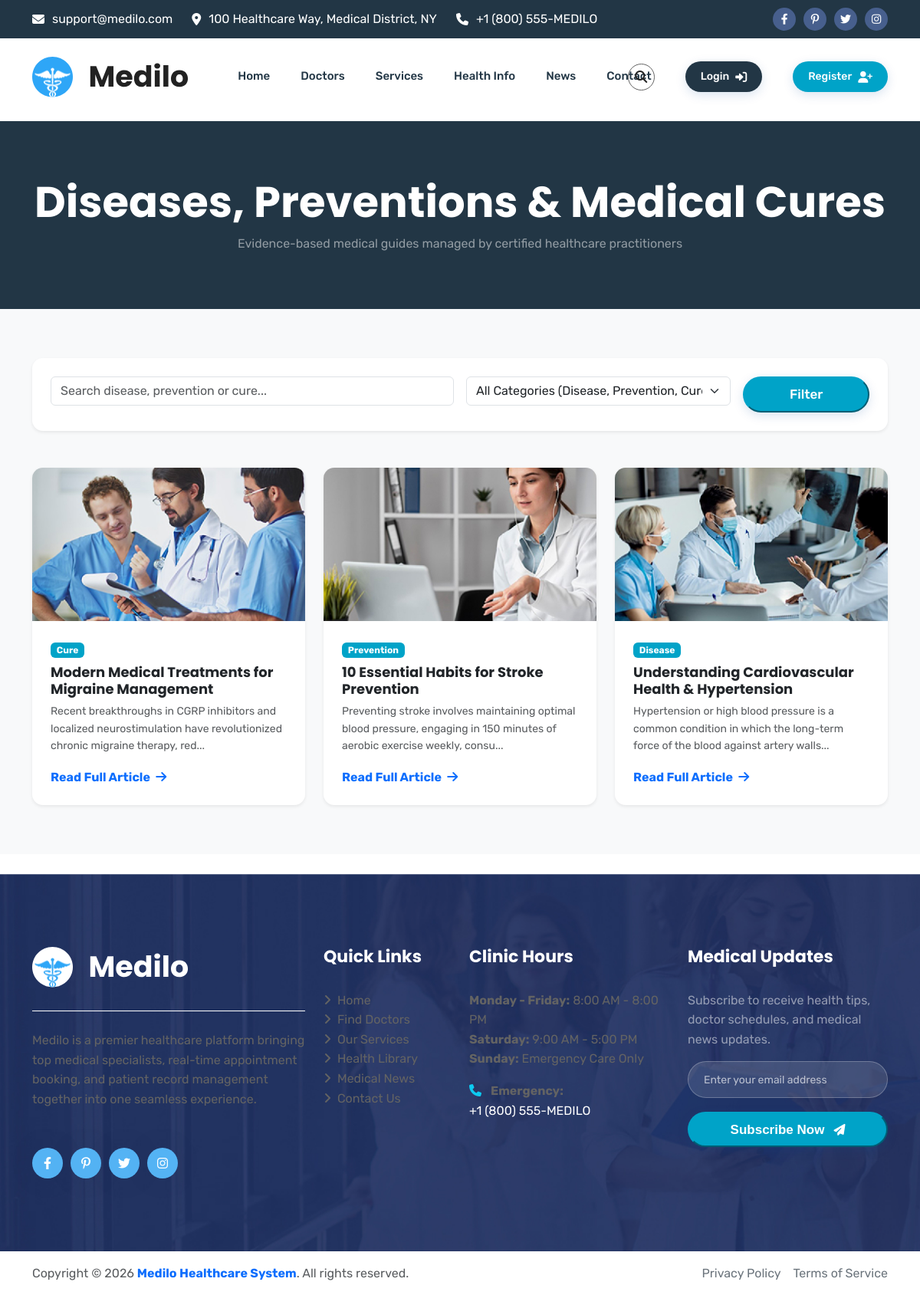
The app's page /frontend/health_info.php with its own data.
### tables this page shows
CREATE TABLE `health_info` (
  `id` INT AUTO_INCREMENT PRIMARY KEY,
  `title` VARCHAR(255) NOT NULL,
  `category` ENUM('Disease', 'Prevention', 'Cure') NOT NULL,
  `content` LONGTEXT NOT NULL,
  `thumbnail` VARCHAR(255) DEFAULT 'assets/img/post_1.jpeg',
  `created_at` DATETIME DEFAULT CURRENT_TIMESTAMP
);

### config/config.php (called while the page is built, shortened)
<?php
function sanitize_input($data) {
    $data = trim($data);
    $data = stripslashes($data);
    $data = htmlspecialchars($data, ENT_QUOTES, 'UTF-8');
    return $data;
}

### config/db.php (called while the page is built, shortened)
<?php
require_once __DIR__ . '/config.php';
class Database {
    private static $instance = null;
    private $pdo;
    private function __construct() {
        try {
            $options = [
                PDO::ATTR_ERRMODE => PDO::ERRMODE_EXCEPTION,
                PDO::ATTR_DEFAULT_FETCH_MODE => PDO::FETCH_ASSOC,
                PDO::ATTR_EMULATE_PREPARES => false,
            ];
            $dsn = "mysql:host=" . DB_HOST . ";dbname=" . DB_NAME . ";charset=utf8mb4";
            $this->pdo = new PDO($dsn, DB_USER, DB_PASS, $options);
            $this->checkAndInitializeSchema();
        } catch (PDOException $e) {
            die("Database Connection Error: " . $e->getMessage());
        }
    }
    public static function getInstance() {
        if (self::$instance === null) {
            self::$instance = new Database();
        }
        return self::$instance;
    }
    public function query($sql, $params = []) {
        try {
            $stmt = $this->pdo->prepare($sql);
            $stmt->execute($params);
            return $stmt;
        } catch (PDOException $e) {
            error_log("Database Query Error: " . $e->getMessage() . " | SQL: " . $sql);
            throw new Exception("Database operation failed: " . $e->getMessage());
        }
    }
    private function checkAndInitializeSchema() {
        try {
            $stmt = $this->pdo->query("SHOW TABLES LIKE 'users'");
        } catch (Exception $e) {
            error_log("Schema initialization error: " . $e->getMessage());
        }
    }
}
function fetchAll($sql, $params = []) {
    return Database::getInstance()->query($sql, $params)->fetchAll();
}

### frontend/health_info.php (the view, shortened to what this page needs)
<?php
require_once __DIR__ . '/../config/db.php';
$search = sanitize_input($_GET['search'] ?? '');
$sql = "SELECT * FROM health_info WHERE 1=1";
$params = [];
$sql .= " ORDER BY id DESC";
$health_info_list = fetchAll($sql, $params);
include_once __DIR__ . '/../includes/header.php';
?>
<section class="py-5 cs_blue_bg text-white">
    <div class="container text-center py-4">
        <h1 class="text-white mb-2">Diseases, Preventions & Medical Cures</h1>
        <p class="text-white-50 mb-0">Evidence-based medical guides managed by certified healthcare practitioners</p>
    </div>
</section>
<section class="py-5 bg-light">
    <div class="container py-3">
        <?php if (isset($item) && $item): ?>
            <div class="row justify-content-center">
                <div class="col-lg-8">
                    <div class="card border-0 shadow-lg rounded-3 p-4 mb-4">
                        <span class="badge bg-primary w-auto align-self-start mb-3"><?php echo htmlspecialchars($item['category']); ?></span>
                        <h2 class="mb-3 text-primary"><?php echo htmlspecialchars($item['title']); ?></h2>
                        <img src="<?php echo APP_URL . '/' . htmlspecialchars($item['thumbnail']); ?>" class="img-fluid rounded-3 mb-4 object-fit-cover" style="max-height: 350px; width: 100%;" alt="<?php echo htmlspecialchars($item['title']); ?>">
                        <div class="text-muted leading-relaxed fs-6">
                            <?php echo nl2br(htmlspecialchars($item['content'])); ?>
                        </div>
                        <div class="mt-4 pt-3 border-top">
                            <a href="<?php echo APP_URL; ?>/frontend/health_info.php" class="btn btn-outline-primary"><i class="fa-solid fa-arrow-left me-1"></i> Back to Directory</a>
                        </div>
                    </div>
                </div>
            </div>
        <?php else: ?>
            <div class="card border-0 shadow-sm p-4 mb-5 rounded-3">
                <form action="<?php echo APP_URL; ?>/frontend/health_info.php" method="GET" class="row g-3">
                    <div class="col-md-6">
                        <input type="text" name="search" class="form-control" placeholder="Search disease, prevention or cure..." value="<?php echo htmlspecialchars($search); ?>">
                    </div>
                    <div class="col-md-4">
                        <select name="category" class="form-select">
                            <option value="">All Categories (Disease, Prevention, Cure)</option>
                        </select>
                    </div>
                    <div class="col-md-2">
                        <button type="submit" class="cs_btn cs_style_1 cs_color_1 w-100 py-2">Filter</button>
                    </div>
                </form>
            </div>
            <div class="row gy-4">
                <?php foreach ($health_info_list as $info): ?>
                    <div class="col-lg-4 col-md-6">
                        <div class="card border-0 shadow-sm h-100 rounded-3 overflow-hidden">
                            <img src="<?php echo APP_URL . '/' . htmlspecialchars($info['thumbnail']); ?>" class="card-img-top object-fit-cover" style="height: 200px;" alt="<?php echo htmlspecialchars($info['title']); ?>">
                            <div class="card-body p-4 d-flex flex-column justify-content-between">
                                <div>
                                    <span class="badge bg-info text-dark mb-2"><?php echo htmlspecialchars($info['category']); ?></span>
                                    <h5 class="card-title"><?php echo htmlspecialchars($info['title']); ?></h5>
                                    <p class="text-muted small mb-3"><?php echo htmlspecialchars(substr(strip_tags($info['content']), 0, 120)); ?>...</p>
                                </div>
                                <a href="<?php echo APP_URL; ?>/frontend/health_info.php?id=<?php echo $info['id']; ?>" class="fw-bold text-primary text-decoration-none">
                                    Read Full Article <i class="fa-solid fa-arrow-right ms-1"></i>
                                </a>
                            </div>
                        </div>
                    </div>
                <?php endforeach; ?>
            </div>
        <?php endif; ?>
    </div>
</section>
<?php include_once __DIR__ . '/../includes/footer.php'; ?>

### includes/header.php (style rules this page uses)
.card, .cs_card, .cs_iconbox { transition: transform 0.3s cubic-bezier(0.4, 0, 0.2, 1), box-shadow 0.3s cubic-bezier(0.4, 0, 0.2, 1) !important; border-radius: 14px !important; }
.cs_btn { transition: all 0.3s cubic-bezier(0.4, 0, 0.2, 1) !important; box-shadow: 0 4px 14px rgba(0, 77, 153, 0.15); }

### records on screen
health_info: thumbnail (picture), category "Cure", title "Modern Medical Treatments for Migraine Management", content "Recent breakthroughs in CGRP inhibitors and localized neurostimulation have revolutionized chronic migraine therapy, red"
health_info: thumbnail (picture), category "Prevention", title "10 Essential Habits for Stroke Prevention", content "Preventing stroke involves maintaining optimal blood pressure, engaging in 150 minutes of aerobic exercise weekly, consu"
health_info: thumbnail (picture), category "Disease", title "Understanding Cardiovascular Health & Hypertension", content "Hypertension or high blood pressure is a common condition in which the long-term force of the blood against artery walls"
